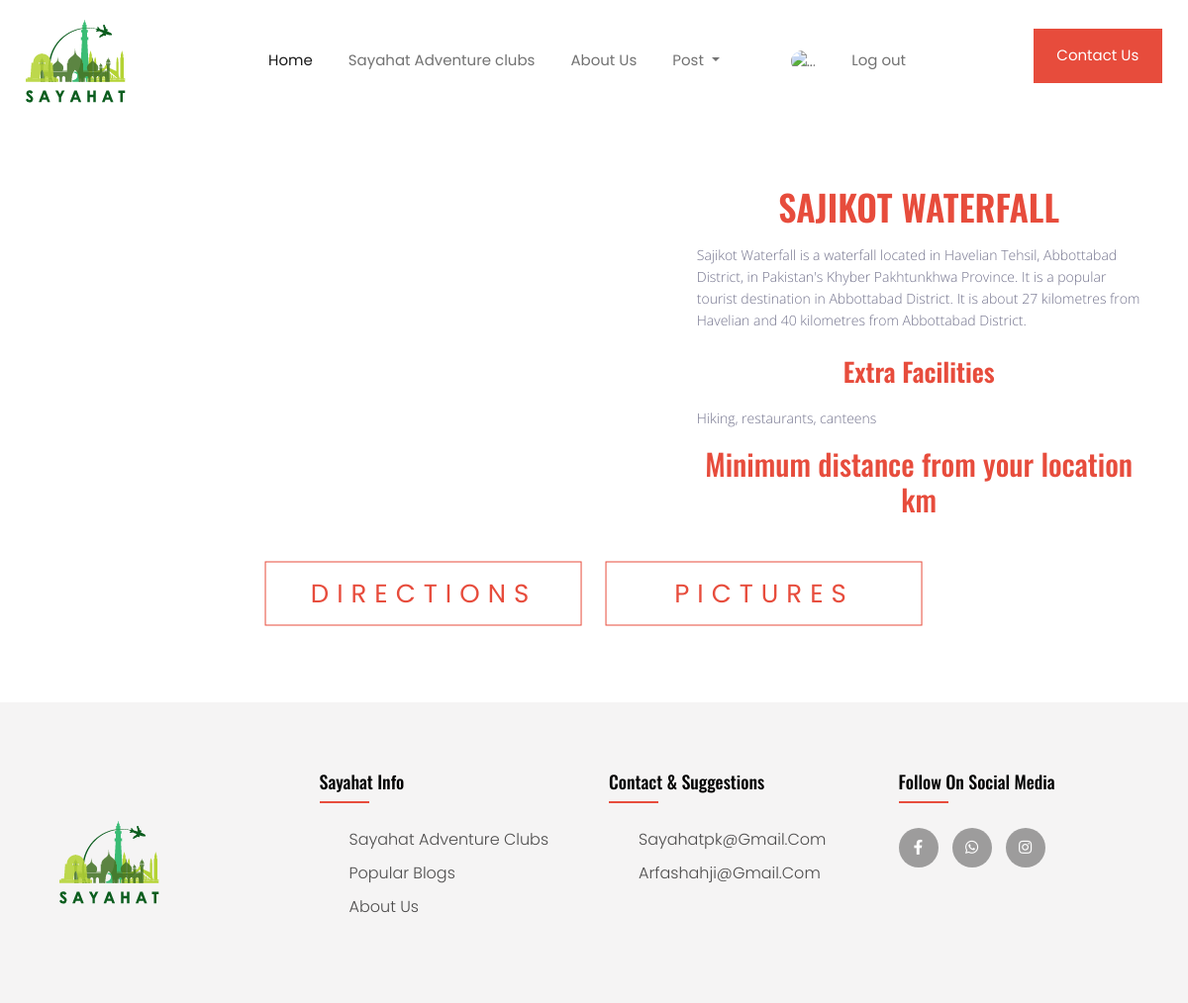
/loc_meta_detail/29 (signed in), run on the app's committed database.
### locapp/models.py (models this page shows, shortened)
class DestinationMetaDetails(models.Model):
    meta_destination = models.ForeignKey(DestinationCityDetails, models.CASCADE)
    meta_destination_name = models.CharField(max_length=60)
    meta_destination_Image = models.ImageField(upload_to='metadestinationImages')
    meta_destination_desc = models.TextField()
    destination_extras = models.CharField(max_length=200)
    place_rating = models.PositiveIntegerField()
    admin_approved=models.BooleanField(default=False,blank=True,null=True)
    main_page_content = models.BooleanField(default=False)

### locapp/views.py (the view)
# urls.py: path('loc_meta_detail/<int:pk>', views.loc_meta_view, name="loc_meta_detail"),
def loc_meta_view(request, pk):
    dest_meta_details = DestinationMetaDetails.objects.filter(id = pk)
    dest_details=location_module(dest_meta_details[0])
    if dest_details == 'not found':
        return render(request, 'locapp/meta_dest_error_details.html', context={'dest_meta_details':dest_meta_details})
    else:
        distance = dest_details.pop(0)
        map = dest_details.pop(0)
        dest_meta = dest_details.pop(0)
        tourist_lat = dest_details.pop(0)
        tourist_lon = dest_details.pop(0)
        tourist_locdetails = dest_details.pop(0)
        dest_lat = dest_details.pop(0)
        dest_lon = dest_details.pop(0)
        return render(request, 'locapp/meta_dest_map.html',
            context={'dest_meta_details': dest_meta_details,'map':map,'distance':distance,
                    'tourist_lat':tourist_lat,'tourist_lon':tourist_lon,'dest_lat':dest_lat,'dest_lon':dest_lon})

### locapp/utils.py (called while the page is built)
def get_center_coordinates(latA, longA, latB=None, longB=None):
    cord = (latA, longA)
    if latB:
        cord = [(latA+latB)/2, (longA+longB)/2]
    return cord

def get_zoom(distance):
    if distance <=20:
        return 12
    elif distance<=50:
        return 10
    elif distance <= 100:
        return 9
    elif distance > 100 and distance <= 1500:
        return 5
    elif distance > 1501 and distance <= 3000:
        return 4
    else:
        return 2

### locapp/templates/locapp/meta_dest_map.html (shortened to what this page needs)
{% extends 'locapp/base.html' %}
{% block body %}
{% for detail in dest_meta_details %}
<div class="container">
  <div class="row px-2">
    <div class="col-md-7">
    </div>
    <div class="col-md-5 px-0">
    <section class="pt-2">
      <h1 class="text-center heading-orange">{{detail.meta_destination_name}}</h1>
      <p>{{detail.meta_destination_desc}}</p>
      <h3 style="color: #e74c3c;">Extra Facilities</h3>
      <p>{{detail.destination_extras}}</p>
      <h2 class="text-center heading-orange py-2">Minimum distance from your location {{distance |floatformat:2}} km</h2>
    </section>
    </div>
  </div>
  <div class="container mt-5 mb-5" style="width:90%">
    <div class="text-box" style="margin-top: 62px;">
    <a href="https://www.google.com/maps/dir/{{tourist_lat}},{{tourist_lon}}/{{dest_lat}},{{dest_lon}}/" style="width: 320px;margin-right: 20px;" class="hero-btn red-btn">DIRECTIONS</a>
    <a href="https://www.gettyimages.com/photos/{{detail.meta_destination_name}}" style="width: 320px;" class="hero-btn red-btn">PICTURES</a>
  </div>
  </div>
</div>
{% endfor %}
{% endblock body %}

### locapp/static/styles/main_styles.css (style rules this page uses)
* { margin: 0; padding: 0; -webkit-font-smoothing: antialiased; -webkit-text-shadow: rgba(0,0,0,.01) 0 0 1px; text-shadow: rgba(0,0,0,.01) 0 0 1px; }
body { font-family: 'Open Sans', sans-serif; font-size: 14px; font-weight: 400; background: #FFFFFF; color: #a5a5a5; }
div { display: block; position: relative; -webkit-box-sizing: border-box; -moz-box-sizing: border-box; box-sizing: border-box; }
p { font-family: 'Open Sans', sans-serif; font-size: 14px; line-height: 1.9285; font-weight: 400; color: #72728c; -webkit-font-smoothing: antialiased; -webkit-text-shadow: rgba(0,0,0,.01) 0 0 1px; text-shadow: rgba(0,0,0,.01) 0 0 1px; }
p:last-of-type { margin-bottom: 0; }
a, a:hover, a:visited, a:active, a:link { text-decoration: none; -webkit-font-smoothing: antialiased; -webkit-text-shadow: rgba(0,0,0,.01) 0 0 1px; text-shadow: rgba(0,0,0,.01) 0 0 1px; }
h1 { font-size: 72px; }
h2 { font-size: 48px; }
h3 { font-size: 36px; }
h1, h2, h3, h4, h5, h6 { font-family: 'Oswald', sans-serif; font-weight: 400; -webkit-font-smoothing: antialiased; -webkit-text-shadow: rgba(0,0,0,.01) 0 0 1px; text-shadow: rgba(0,0,0,.01) 0 0 1px; }
section { display: block; position: relative; box-sizing: border-box; }

### locapp/static/styles/style.css (style rules this page uses)
:root { --color-primary:#e74c3c; --color-secondary:#0a6245; --font:'Poppins',sans-serif; --font-secondary:'Satisfy',cursive; --color-white:#ffffff; }
html, body { font-family: 'Poppins', sans-serif; font-size: 15px; line-height: 1.5; margin:0; box-sizing:border-box; top: 0; left: 0; }
* { margin:0; padding:0; font-family:"Poppins", sans-serif; }
.heading-orange { color:#e74c3c; }
a { text-decoration:none!important; }
h1 { font-size:36px; font-weight:600; }
p { font-size:14px; font-weight:300; line-height: 22px; padding: 10px; }
.text-box { width:50%; color:#fff; position:relative; top:50%; left:30%; transform:translate(-50%,-50%); }
.text-box a { letter-spacing: 4px; font-size:18px; }
.hero-btn { display:inline-block; text-decoration:none; color:#fff; border: 1px solid #fff; padding: 12px 34px; font-size: 13px; background: transparent; position: relative; cursor:pointer; }

### locapp/static/styles/aboutstyle.css (style rules this page uses)
* { margin:0; padding:0; font-family:"Poppins", sans-serif; }
a { text-decoration:none; }
h1 { font-size:36px; font-weight:600; }
p { font-size:14px; font-weight:300; line-height: 22px; padding: 10px; }
.text-box { width:90%; color:#fff; position:relative; top:50%; left:50%; transform:translate(-50%,-50%); text-align: center; }
.text-box a { letter-spacing: 8px; font-size:26px; }
.hero-btn { display:inline-block; text-decoration:none; color:#fff; border: 1px solid #fff; padding: 12px 34px; font-size: 13px; background: transparent; position: relative; cursor:pointer; }
.red-btn { border: 1px solid #e74c3c; background: transparent; color:#e74c3c; }
.row { margin-top: 5%; display: flex; justify-content:space-between; }
h3 { text-align: center; font-weight: 600; margin: 10px 0; }

### locapp/static/styles/newstyle.css (style rules this page uses)
body { line-height: 1.5; font-family: 'Poppins', sans-serif; }
* { margin:0; padding:0; box-sizing: border-box; }

### data on the page
DestinationMetaDetails: meta_destination_name "SAJIKOT WATERFALL", meta_destination_desc "Sajikot Waterfall is a waterfall located in Havelian Tehsil, Abbottabad District, in Pakistan's Khyber Pakhtunkhwa Province. It is a popular tourist destination in Abbottabad District. It is about 27 kilometres from Havelian and 40 kilometres from Abbottabad District.", destination_extras "Hiking, restaurants, canteens"
